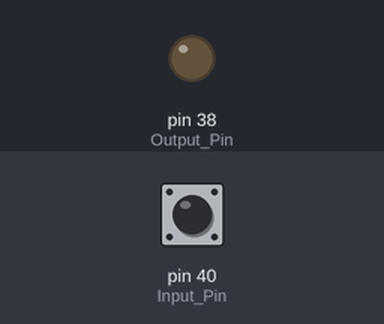
Simulated run of this program. Board: Raspberry Pi (header pin numbers). Parts: output pins drawn as LEDs (lit = HIGH). The inputs (shaded band) are chosen by the test bench; at power-on: pin 40 (Input_Pin) HIGH.

Above: at 1.2 s.
1.3 s: pin 40 (Input_Pin) pulled LOW for 0.15 s
At 2.6 s:
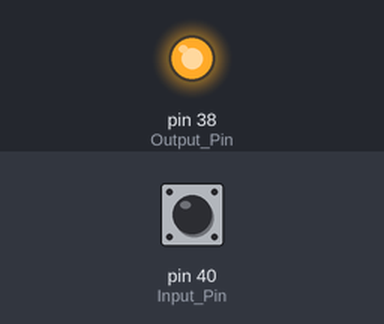
2.9 s: pin 40 (Input_Pin) pulled LOW for 1 s
At 5.1 s:
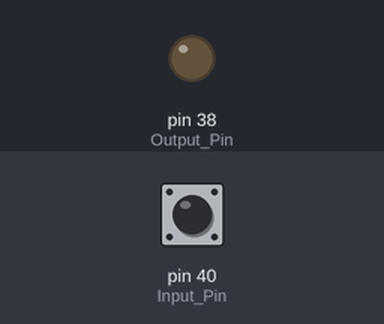
5.4 s: pin 40 (Input_Pin) pulled LOW for 3.2 s
At 10.0 s:
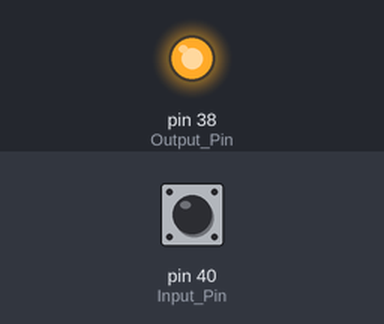
Timing chart, 0 to 11.5 s (numbered marks = the images above; inputs shaded):
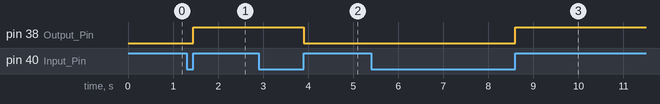

Measured:
- after the input at 1.3 s, pin 38 (Output_Pin): LOW → HIGH after 0.15 s
- after the input at 2.9 s, pin 38 (Output_Pin): HIGH → LOW after 1.0 s
- after the input at 5.4 s, pin 38 (Output_Pin): LOW → HIGH after 3.2 s

The program:

Lesson7SwitchToggle-IntVolt.py
```python
'''
Based on the understanding we have of the pull down or pull up resistors, this home work is to use the RP internal voltage source in
the GPIO setup (pull up resistor); but this time, every time the switch is pressed it will turn the LED on or off.
The switch will toggle between on and off.
'''

# first,the GPIO library has to be imported on the machine
import RPi.GPIO as GPIO
# from time import sleep

# Need to say which numbering convention we're using for the pins, BSM(Broadcom) or Board
GPIO.setmode(GPIO.BOARD)

'''
We need to configure the Raspberry Pi to specify whether a particular GPIO pin will function as an input or output. In our specific scenario:
GPIO pin 40 is designated to receive voltage, achieved through an internal Pi pull-up resistor implemented in the code. Therefore, it functions as an input pin.
We configure GPIO pin 40 using a GPIO setup option to establish a consistent voltage source. We set the voltage to 1, indicating a pull-up resistor is active.
In this configuration, when the switch is in the "up" position, pin 40 reads a 1. As long as it reads 1, we keep the light off.
When the switch is pressed, causing pin 40 to detect ground and read a 0, we trigger the output circuit to turn the light on and keep it on even after the switch is released.
Then the next time switch is pressed, it will have to turn it off, and so on.

GPIO pin 38 is designated to send voltage, making it an output pin.
These assignments should be reversed or reset once the work or project is completed to free up the pins and remove any preset functions assigned to them.
'''

Input_Pin = 40
Output_Pin = 38
GPIO.setup(Input_Pin, GPIO.IN, pull_up_down=GPIO.PUD_UP)
GPIO.setup(Output_Pin, GPIO.OUT)
try:
    toggler = 0  # Initializing the variable outside the loop
    while True:
        read_value = GPIO.input(Input_Pin)

        if GPIO.input(Output_Pin) == 0:
            if read_value == 0:
                toggler = 1
            if toggler == 1 and read_value == 1:
                GPIO.output(Output_Pin, 1)

        else:  # if GPIO.input(Output_Pin) == 1:
            if read_value == 0:
                toggler = 0
            if toggler == 0 and read_value == 1:
                GPIO.output(Output_Pin, 0)

except KeyboardInterrupt:  # to exit the program properly while cleaning up the pins
    GPIO.cleanup()
    print(' Bam! That is it folks!')
```
